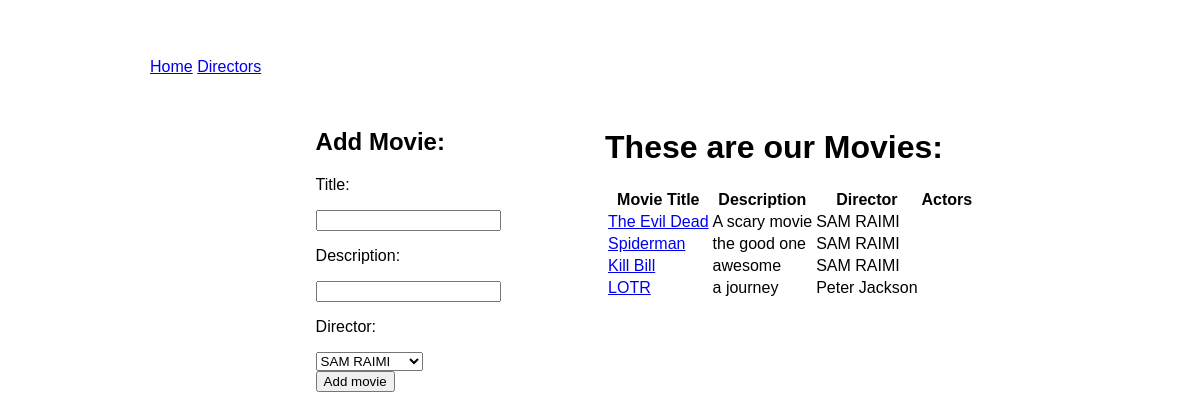
/movies, run on an earlier commit of the app's database.
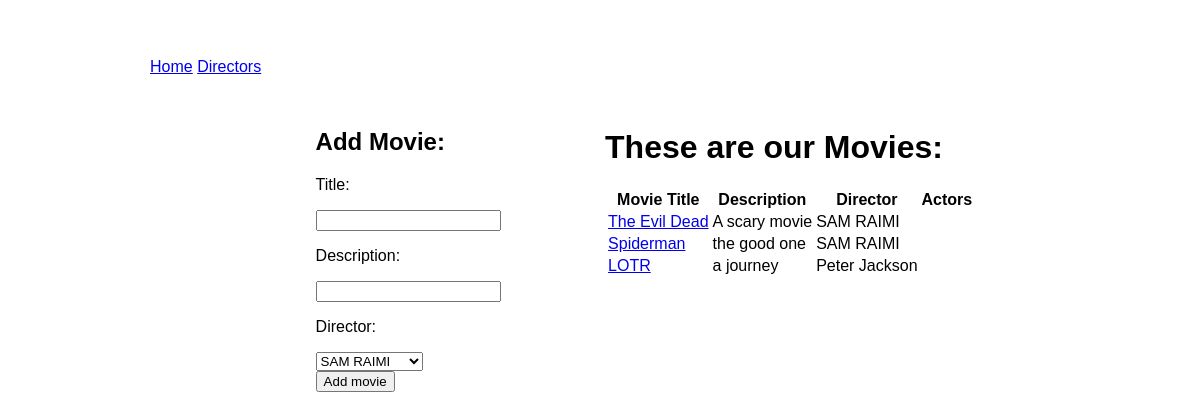
And on a later commit of the database.
### movie_app/models.py (models this page shows)
class Movie(models.Model):
    title = models.CharField(max_length=100)
    description = models.CharField(max_length=255)
    director = models.ForeignKey(Director, related_name="movies", on_delete=models.CASCADE)
    created_at = models.DateTimeField(auto_now=True)
    updated_at = models.DateTimeField(auto_now_add=True)

class Director(models.Model):
    name = models.CharField(max_length=255)
    created_at = models.DateTimeField(auto_now=True)
    updated_at = models.DateTimeField(auto_now_add=True)

### movie_app/views.py (the view)
# urls.py: path('movies', views.movies),
def movies(request):
    context = {
        'all_movies': Movie.objects.all(),
        'all_directors' : Director.objects.all()
    }
    return render(request, 'movies.html', context)

### movie_app/templates/movies.html (shortened to what this page needs)
<!DOCTYPE html>
<html lang="en">
<head>
    {% load static %}
    <link rel="stylesheet" href="{% static 'style.css' %}">
    <link rel="stylesheet" href="{% static 'content.css' %}">
</head>
<body>
    <div id="wrapper">
        <a href="/">Home</a>
        <a href="/directors">Directors</a>
        <div class="main_content">
            <h2>Add Movie:</h2>
            <form action="/add_movie" method='POST'>
                <p>Title:</p>
                <input type="text" name="title">
                <p>Description:</p>
                <input type="text" name="description">
                <p>Director:</p>
                <select name="director">
                    {% for director in all_directors %}
                    <option value="{{director.id}}">{{director.name}}</option>
                    {% endfor %}
                </select>
                <br>
                <input type="submit" value="Add movie">
            </form>
        </div>
        <div class="main_content">
            <h1>These are our Movies:</h1>
            <table>
                <tr>
                    <th>Movie Title</th>
                    <th>Description</th>
                    <th>Director</th>
                    <th>Actors</th>
                </tr>
                {% for movie in all_movies %}
                <tr>
                    <td><a href="movie/{{movie.id}}">{{movie.title}}</a></td>
                    <td>{{movie.description}}</td>
                    <td>{{movie.director.name}}</td>
                    <td>
                    </td>
                </tr>
                {% endfor %}
            </table>
        </div>
    </div>
</body>
</html>

What changed in the data, as far as the page shows it:
removed Movie: title "Kill Bill", description "awesome", director.name "SAM RAIMI"
